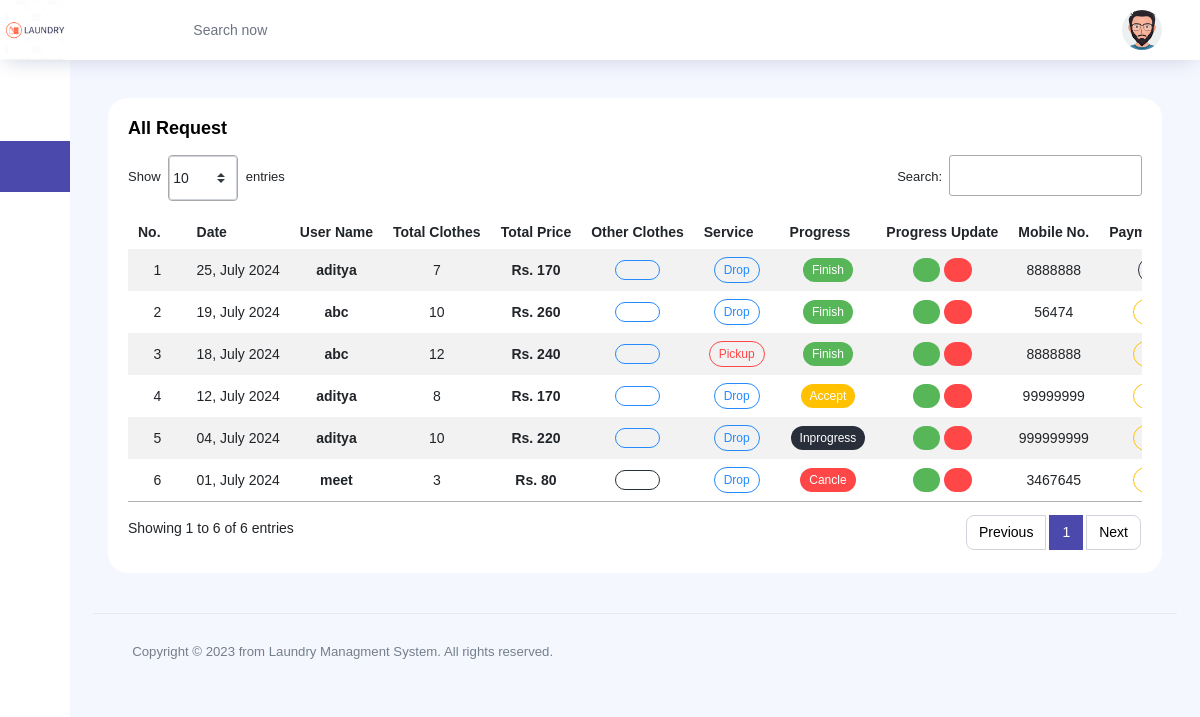
Page /admin-site/all-req/ (signed in) on the committed database.
### user/models.py (models this page shows, shortened)
class UserReqeuest(models.Model):
    uuid = models.UUIDField(primary_key=True, default=uuid.uuid4, editable=False)
    user = models.ForeignKey(User, on_delete=models.CASCADE)
    pickup_date = models.DateField()
    topwear = models.PositiveIntegerField(default=0)
    bottomwear = models.PositiveIntegerField(default=0)
    woolenwear = models.PositiveIntegerField(default=0)
    otherclothes = models.PositiveIntegerField(default=0)
    SERVICE_CHOICES = [
        ('drop', 'Drop'),
        ('pickup', 'House Pickup'),
    ]
    service_type = models.CharField(max_length=10, choices=SERVICE_CHOICES)
    address = models.TextField(null=True, blank=True)
    contact_person = models.CharField(max_length=20)
    description = models.TextField(null=True, blank=True)
    PROGRESS_CHOICES = [
        ('Pending', 'Pending'),
        ('Accept', 'Accept'),
        ('Inprogress', 'Inprogress'),
        ('Finish', 'Finish'),
        ('Cancle', 'Cancle'),
    ]
    progress = models.CharField(max_length=10, choices=PROGRESS_CHOICES)
    topwearprice = models.PositiveIntegerField(default=0)
    bottomwearprice = models.PositiveIntegerField(default=0)
    woolenwearprice = models.PositiveIntegerField(default=0)
    otherclothesprice = models.PositiveIntegerField(default=0)
    totalprice = models.PositiveIntegerField(default=0)
    PAYMENT_CHOICES = [
        ('Unpaid', 'Unpaid'),
        ('Cash', 'Cash'),
        ('Online', 'Online')
    ]
    payment = models.CharField(max_length=10, choices=PAYMENT_CHOICES)
    created_at = models.DateTimeField(auto_now_add=True)

### laundryadmin/views.py (the view)
# urls.py: path('all-req/', allwork, name="allwork"),
@login_required(login_url='/admin-site/login/')
def allwork(request):
    user = UserReqeuest.objects.all().order_by('-pickup_date')
    context = {
        'page_obj': user,
    }
    return render(request, 'admin/all_work.html', context)

### laundryadmin/context_processors.py (called while the page is built)
def company_logo(request):
    try:
        company = Company.objects.first()
        name = company.comapny_name
        logo = company.logo.url if company.logo else None
        fav_icon = company.fav_icon.url if company.fav_icon else None
    except Company.DoesNotExist:
        name = 'laundry'
        logo = None
        fav_icon = None
    return {'company_logo': logo, 'company_fav_icon': fav_icon, 'company_name': name}

### laundryadmin/templatetags/custom_filters.py (called while the page is built)
@register.filter
def calculate_total_cloths(user):
    return user.topwear + user.bottomwear + user.woolenwear + user.otherclothes

### templates/admin/all_work.html (shortened to what this page needs)
{% extends "admin/adminbase.html" %}
{% load custom_filters %}
{% block bootscript %}
    <link href="https://cdn.jsdelivr.net/npm/bootstrap@5.3.0/dist/css/bootstrap.min.css" rel="stylesheet">
    <link rel="stylesheet" type="text/css" href="https://cdn.datatables.net/1.11.3/css/jquery.dataTables.min.css">
{% endblock bootscript %}
{% block body %}
<div class="content-wrapper">
    <div class="row">
        <div class="col-md-12 grid-margin stretch-card">
            <div class="card">
                <div class="card-body">
                    <p class="card-title mb-0">All Request</p>
                <div class="table-responsive mt-3">
                <table class="table table-striped table-borderless text-center" id="myTable">
                    <thead>
                        <tr>
                            <th>No.</th>
                            <th>Date</th>
                            <th>User Name</th>
                            <th>Total Clothes</th>
                            <th>Total Price</th>
                            <th>Other Clothes</th>
                            <th>Service</th>
                            <th>Progress</th>
                            <th>Progress Update</th>
                            <th>Mobile No.</th>
                            <th>Payment Status</th>
                        </tr>
                    </thead>
                <tbody>
                    {% for user in page_obj %}
                    <tr>
                        <td>{{forloop.counter}}</td>
                        <td>{{user.pickup_date|date:"d, F Y"}}</td>
                        <td class="font-weight-bold">{{user.user}}</td>
                        <td>{{user|calculate_total_cloths}}</td>
                        <td class="font-weight-bold">Rs. {{user.totalprice}}</td>
                        <td>
                            <i class="btn {% if user.otherclothes == 0 %}btn-outline-dark{% else %}btn-outline-info{% endif %}">
                                {% if user.otherclothes == 0 %}
                                    <span class="ti-close"></span>
                                {% else %}
                                    <span class="ti-check"></span>
                                {% endif %}
                            </i>
                        </td>
                        <td><div class="badge {% if user.service_type == 'drop' %}badge-outline-info{% else %}badge-outline-danger{% endif %}">{{user.service_type|capfirst}}</div></td>
                        <td class="font-weight-medium"><div class="badge {% if user.progress == 'Pending' %}bg-primary{% elif user.progress == 'Accept' %}bg-warning {% elif user.progress == 'Inprogress' %}bg-dark {% elif user.progress == 'Finish' %}bg-success{% elif user.progress == 'Cancle' %}bg-danger{% endif %}">{{user.progress}}</div></td>
                        <td class="font-weight-medium">
                            <a class="badge badge-success" href="{% url 'update_all_progress' user.uuid %}"><span class="ti-check"></span></a>
                            <a class="badge badge-danger" href="{% url 'cancle_all_progress' user.uuid %}"><span class="ti-close"></span></a></td>
                        <td>{{user.contact_person}}</td>
                        <td><div class="badge {% if user.payment == 'Unpaid' %}badge-outline-warning{% elif user.payment == 'Cash' %}badge-outline-dark{% else %}badge-outline-info{% endif %}">{{user.payment|capfirst}}</div></td>
                    </tr>
                    {% endfor %}
                </tbody>
                </table>
            </div>
        </div>
    </div>
</div>
{% endblock body %}

### templates/admin/adminbase.html (shortened to what this page needs)
{% load static %}
<!DOCTYPE html>
<html lang="en">
<head>
  <link rel="stylesheet" href="{% static 'vendors/feather/feather.css' %}">
  <link rel="stylesheet" href="{% static 'vendors/ti-icons/css/themify-icons.css' %}">
  <link rel="stylesheet" href="{% static 'vendors/css/vendor.bundle.base.css' %}">
  <link rel="stylesheet" href="{% static 'vendors/datatables.net-bs4/dataTables.bootstrap4.css' %}">
  <link rel="stylesheet" href="{% static 'vendors/ti-icons/css/themify-icons.css' %}">
  <link rel="stylesheet" type="text/css" href="{% static 'js/select.dataTables.min.css' %}">
  {% block bootscript %}
  {% endblock bootscript %}
  <link rel="stylesheet" href="{% static 'css/vertical-layout-light/style.css' %}">
</head>
<body class="sidebar-icon-only">
  <div class="container-scroller">
    <nav class="navbar col-lg-12 col-12 p-0 fixed-top d-flex flex-row">
      <div class="text-center navbar-brand-wrapper d-flex align-items-center justify-content-center">
        <a class="navbar-brand brand-logo-mini" href="/">{% if company_fav_icon %}<img src="{{company_fav_icon}}" alt="logo" style="width:60px; height:60px;" />{% else %}<img src="{% static 'images/logo-mini.svg' %}" alt="logo"/>{% endif %}</a>
      </div>
      <div class="navbar-menu-wrapper d-flex align-items-center justify-content-end">
        <button class="navbar-toggler navbar-toggler align-self-center" type="button" data-toggle="minimize">
          <span class="icon-menu"></span>
        </button>
        <ul class="navbar-nav mr-lg-2">
          <li class="nav-item nav-search d-none d-lg-block">
            <div class="input-group">
              <div class="input-group-prepend hover-cursor" id="navbar-search-icon">
                <span class="input-group-text" id="search">
                  <i class="icon-search"></i>
                </span>
              </div>
              <input type="text" class="form-control" id="navbar-search-input" placeholder="Search now" aria-label="search" aria-describedby="search">
            </div>
          </li>
        </ul>
        <ul class="navbar-nav navbar-nav-right">
          <li class="nav-item nav-profile dropdown">
            <a class="nav-link dropdown-toggle" href="#" data-toggle="dropdown" id="profileDropdown">
              <img src="{% static 'images/faces/profile1.png' %}" alt="profile"/>
            </a>
          </li>
        </ul>
      </div>
    </nav>
    <div class="container-fluid page-body-wrapper">
      <nav class="sidebar sidebar-offcanvas" id="sidebar">
        <ul class="nav">
          <li class="nav-item {% if request.path == '/admin-site/' %}active{% endif %}">
            <a class="nav-link" href="/admin-site/">
              <i class="icon-grid menu-icon"></i>
            </a>
          </li>
          <li class="nav-item {% if request.path == '/admin-site/today-req/' or request.path == '/admin-site/all-req/' %}active{% endif %}">
            <a class="nav-link" data-toggle="collapse" href="#ui-basic" aria-expanded="false" aria-controls="ui-basic">
              <i class="ti-briefcase menu-icon"></i>
            </a>
          </li>
          <li class="nav-item {% if request.path == '/admin-site/today-pickup-req/' %}active{% endif %}">
            <a class="nav-link" href="/admin-site/today-pickup-req/">
              <i class="ti-shopping-cart menu-icon"></i>
            </a>
          </li>
          <li class="nav-item {% if request.path == '/admin-site/gen-setting/' %}active{% endif %}">
            <a class="nav-link" href="/admin-site/gen-setting/">
              <i class="ti-settings menu-icon"></i>
            </a>
          </li>
        </ul>
      </nav>
      <div class="main-panel">
        {% block body %}{% endblock body %}
        <footer class="footer">
          <div class="d-sm-flex justify-content-center justify-content-sm-between">
            <span class="text-muted text-center text-sm-left d-block d-sm-inline-block">Copyright © 2023 from Laundry Managment System. All rights reserved.</span>
          </div>
        </footer>
      </div>
    </div>
  </div>
</body>
</html>

### rows in the picture
UserReqeuest: pickup_date "25, July 2024", user "aditya", topwear+bottomwear+woolenwear "7", totalprice "170", service_type "Drop", progress "Finish", contact_person "8888888"
UserReqeuest: pickup_date "19, July 2024", user "abc", topwear+bottomwear+woolenwear "10", totalprice "260", service_type "Drop", progress "Finish", contact_person "56474"
UserReqeuest: pickup_date "18, July 2024", user "abc", topwear+bottomwear+woolenwear "12", totalprice "240", service_type "Pickup", progress "Finish", contact_person "8888888"
UserReqeuest: pickup_date "12, July 2024", user "aditya", topwear+bottomwear+woolenwear "8", totalprice "170", service_type "Drop", progress "Accept", contact_person "99999999"
UserReqeuest: pickup_date "04, July 2024", user "aditya", topwear+bottomwear+woolenwear "10", totalprice "220", service_type "Drop", progress "Inprogress", contact_person "999999999"
UserReqeuest: pickup_date "01, July 2024", user "meet", topwear+bottomwear+woolenwear "3", totalprice "80", service_type "Drop", progress "Cancle", contact_person "3467645"
